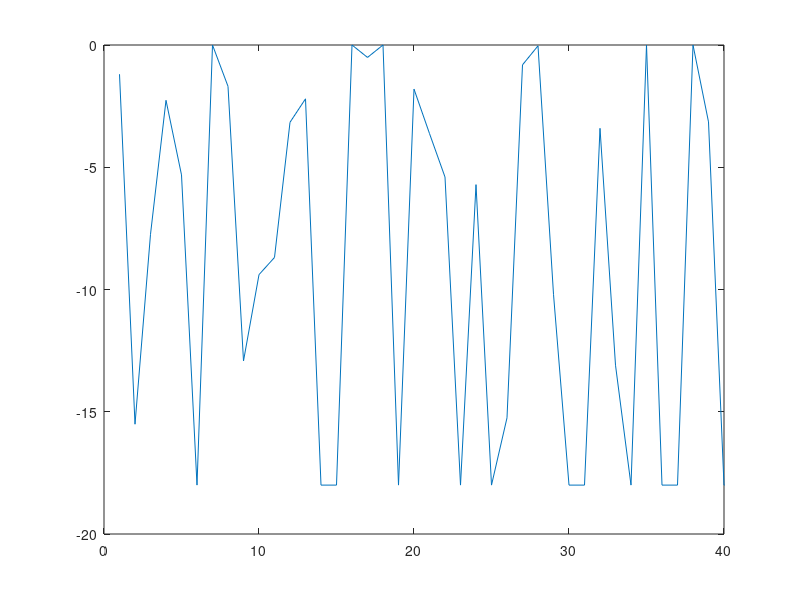

Recreate this plot in MATLAB.
% Parameters of Weibull distribution of wind speed
k=2.02; %Shape parameter in p.u.
lambda=11; %Scale parameter in m/s
%Parameters of wind power plant
Pwpp=180; %Max. MW of the wind power plant
wsin=3; % Cut in wind speed in (m/s)
wsr=12; %Rated wind speed in (m/s)
wsout=20; % Cut-off wind speed in (m/s)
wpcoshphi=1; %Operation at unit power factor
P_0 = -50; %MW
Q_0 = 5;    %MVar
V_0 = 1;    %p.u.
V = 0.95;   %p.u.
S_b = 100; %MVA
alphap = 0;
alphaq = 0;
 
%% Step 2: Generate random variation wind power of nodal load demand
N=10000; %Amount of random samples to be generated
%Wind power
ws_rand = wblrnd(lambda,k,N,1); %Random wind speed following Weibull distribution
%ws_rand = [1:1:30]; % For Power curve drawing
Pwpp_act=zeros(size(ws_rand));
for i=1:length(ws_rand) %Consideration of power curve
if ws_rand(i)<wsin
Pwpp_act(i)=0;
elseif ws_rand(i)>wsin && ws_rand(i)<=wsr
Pwpp_act(i)=Pwpp*(ws_rand(i)^3-wsin^3)/(wsr^3-wsin^3);
elseif ws_rand(i)>wsr && ws_rand(i)<wsout
Pwpp_act(i)=Pwpp;
elseif ws_rand(i)>wsout
Pwpp_act(i)=0;
end
end

scaling = -Pwpp_act / P_0;
a = V / V_0;
P = scaling * (P_0 / S_b) * a ^ alphap *-S_b;
Q = scaling * (Q_0 / S_b) * a ^ alphaq *-S_b;


%% Plot
plot(ws_rand,Pwpp_act,'LineWidth',1.5);
 grid on;
 grid minor;
% legend('E_total','Erev_0','Location','northeast');
 xlabel('Wind Speed');
 ylabel('Power Output (MW)');
 %ylim([0 200]);
 %xlim([0 40]);

plot(Q);
xlim([0 40]);